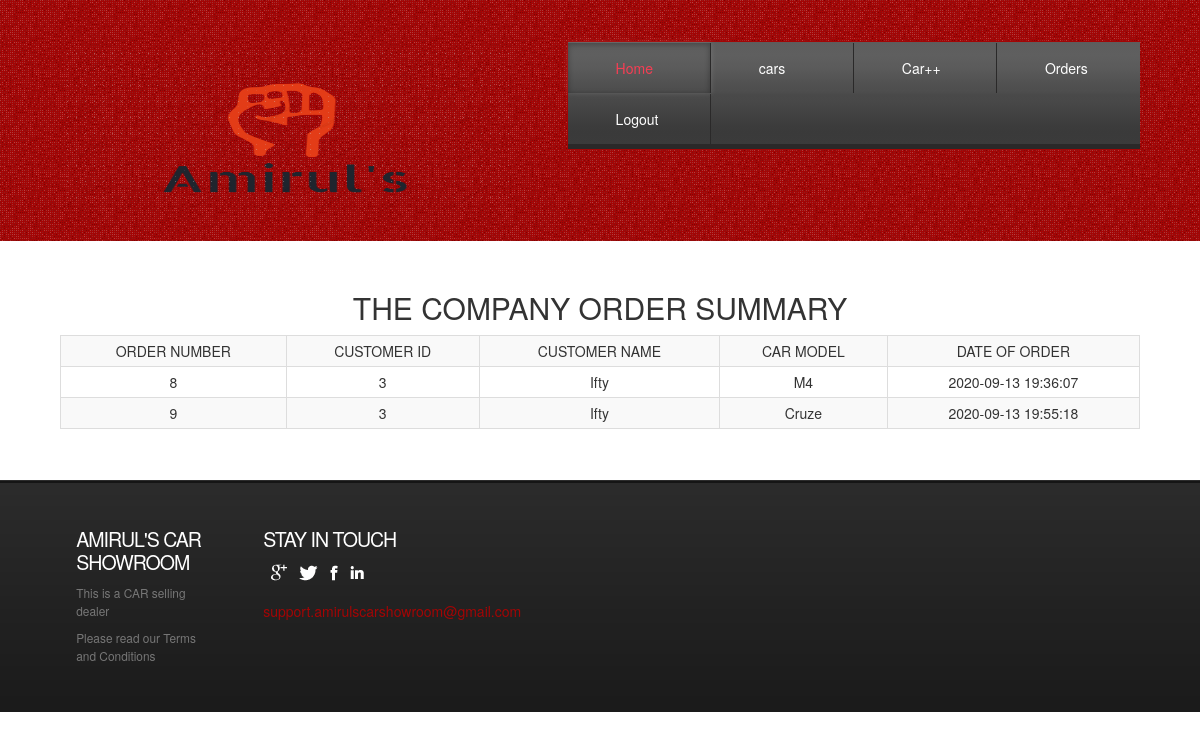
/admin/adminorders.php (signed in), run on the app's committed database.
### tables this page shows
CREATE TABLE `sale2` (
  `sale_id` int(11) NOT NULL,
  `customer_id` int(11) NOT NULL,
  `carmodel` varchar(100) NOT NULL,
  `ordertime` datetime NOT NULL
);

CREATE TABLE `customer` (
  `c_id` int(11) NOT NULL,
  `name` varchar(30) NOT NULL,
  `email` varchar(250) NOT NULL,
  `pass` varchar(250) NOT NULL,
  `phone` varchar(100) NOT NULL,
  `address` varchar(20) NOT NULL
);

CREATE TABLE `model` (
  `model` int(11) NOT NULL,
  `m_id` int(11) NOT NULL,
  `name` varchar(20) NOT NULL,
  `year` year(4) NOT NULL,
  `basic_spec` varchar(200) NOT NULL
);

### admin/adminorders.php (the view, shortened to what this page needs)
<!DOCTYPE HTML>
<html>
<head>
<link href="css/style.css" rel="stylesheet" type="text/css" media="all" />
<link rel="stylesheet" href="https://maxcdn.bootstrapcdn.com/bootstrap/3.3.7/css/bootstrap.min.css">
</head>
<body>
<div class="header">
<div class="wrap">
	<div class="header-bot">
		 <div class="logo">
			 <a href="index.html"><img src="images/logo.png" alt="" style="width:450px; height: 160px;"></a>
		 </div>
		 <div class="cart">
		    <div class="menu-main">
			   <ul class="dc_css3_menu">
					 <li class="active"><a href="admin.php">Home</a></li>
					 <li><a href="admincars.php">cars</a></li>
                     <li><a href="adminaddcar.php">Car++</a></li>
                     <li><a href="adminorders.php">Orders</a></li>
                     <li><a href="adminlogout.php">Logout</a></li>
		     	</ul>
			</div>
		</div>
	   </div>
	  </div>
</div>
<div class="header-bottom">
	<div class="wrap">
		<div class="page-not-found">
			<div class="text-center">
          <h2>THE COMPANY ORDER SUMMARY
          </h2>
        </div>
        <div class="container-fluid row">
            <div class="col-md-3"></div>
          <div class="s">
                  <table class="table table-bordered table-responsive table-striped table-hover table-condensed text-center " >
                    <tr>
                        <th class = "text-center">ORDER NUMBER</th>
                        <th class = "text-center">CUSTOMER ID</th>
                        <th class = "text-center">CUSTOMER NAME</th>
                        <th class = "text-center">CAR MODEL</th>
                        <th class = "text-center">DATE OF ORDER</th>
                       </tr>
                              <?php
                                    $db=mysqli_connect("localhost","root","","car_showroom");
                                    $getorders= mysqli_query($db, "SELECT * from sale2 ");
                                    $numrows3 =mysqli_num_rows($getorders);
                                    if($numrows3 !=0)
                                    {
                                        while($row3=mysqli_fetch_assoc($getorders))
                                        {
                                                        $dbsaleid=$row3['sale_id'];
                                                        $dbcustomerid=$row3['customer_id'];
                                                        $carnumber=$row3['carmodel'];
                                                        $date=$row3['ordertime'];
                                                $getusercarname = mysqli_query($db, "SELECT name from model where model = '".$carnumber."'");
                                                $numrows2 =mysqli_num_rows($getusercarname);
                                                if($numrows2 !=0)
                                                {
                                                    while($row2=mysqli_fetch_assoc($getusercarname))
                                                    {
                                                        $dbusercarname=$row2['name'];
                                                    }
                                                }
                                                $getusername= mysqli_query($db, "SELECT name from customer where c_id = '".$dbcustomerid."'");
                                                $numrows =mysqli_num_rows($getusername);
                                                if($numrows !=0)
                                                {
                                                    while($row=mysqli_fetch_assoc($getusername))
                                                    {
                                                        $dbusername=$row['name'];
                                                    }
                                                }
                                                            echo "<tr>" ;
                                                            echo "<td>$dbsaleid</td>";
                                                           echo "<td>$dbcustomerid</td>";
                                                           echo "<td>$dbusername</td>";
                                                            echo "<td>$dbusercarname</td>";
                                                             echo "<td>$date</td>";
                                                            echo" </tr>";
                                        }
                                    }
                            ?>
                   </table>
          </div>
            <div class="col-md-3"></div>
        </div>
		</div>
	</div>
</div>
<div class="footer">
	<div class="wrap">
	   <div class="footer-top">
				<div class="col_1_of_5 span_1_of_5">
					<div class="footer-grid twitts">
					<h3>Amirul's Car Showroom</h3>
						<div class="f_menu">
							 <ul>
						          <li>This is a CAR selling dealer</li>
						     	  <li>Please read our Terms and Conditions </li>
						     </ul>
						</div>
				   </div>
				</div>
				<div class="col_1_of_5 span_1_of_5">
					<div class="footer-grid twitts">
						<h3>Stay in touch</h3>
						<ul class="follow_icon">
							<li><a href="#" style="opacity: 1;"><img src="images/follow_icon.png" alt=""></a></li>
							<li><a href="#" style="opacity: 1;"><img src="images/follow_icon1.png" alt=""></a></li>
							<li><a href="#" style="opacity: 1;"><img src="images/follow_icon2.png" alt=""></a></li>
							<li><a href="#" style="opacity: 1;"><img src="images/follow_icon4.png" alt=""></a></li>
						</ul>
						<span>support.amirulscarshowroom@gmail.com</span>
					</div>
				</div>
		</div>
	</div>
</div>
</body>
</html>

### admin/css/style.css (style rules this page uses)
html,body,div,span,applet,object,iframe,h1,h2,h3,h4,h5,h6,p,blockquote,pre,a,abbr,acronym,address,big,cite,code,del,dfn,em,img,ins,kbd,q,s,samp,small,strike,strong,sub,sup,tt,var,b,u,i,dl,dt,dd,ol,nav ul,nav li,fieldset,form,label,legend,table,caption,tbody,tfoot,thead,tr,th,td,article,aside,canvas,details,embed,figure,figcaption,footer,header,hgroup,menu,nav,output,ruby,section,summary,time,mark,audio,video { margin:0;padding:0;border:0;font-size:100%;font:inherit;vertical-align:baseline; }
ol,ul { list-style:none;margin:0;padding:0; }
table { border-collapse:collapse;border-spacing:0; }
a { text-decoration:none; }
img { max-width:100%; }
body { font-family:'AmbleRegular'; }
.wrap { width:80%; margin:0 auto; -moz-transition:all .2s linear; -webkit-transition:all .2s linear; -o-transition:all .2s linear; -ms-transition:all .2s linear; }
.header { background:url(../images/14.png); }
.logo { text-align:center; }
.follow_icon { list-style: none; padding-bottom:10px; }
.follow_icon li { display:inline-block; margin-left:8px; }
.follow_icon li a img { vertical-align: middle; }
.header-bot { padding: 3% 0; }
.logo { float: left; margin-top:1.5%; }
.cart { float: right; width:53%; }
.menu-main { background: -moz-linear-gradient(top, #5d5d5d 0%, #5f5f5f 13%, #5b5b5b 25%, #4f4f4f 44%, #4e4e4e 48%, #494949 52%, #484848 59%, #3c3c3c 82%, #3a3a3a 89%, #3b3b3b 100%); background: -webkit-gradient(linear, left top, left bottom, color-stop(0%,#5D5D5D), color-stop(13%,#5F5F5F), color-stop(25%,#5B5B5B), color-stop(44%,#4F4F4F), color-stop(48%,#4E4E4E), color-stop(52%,#494949), color-stop(59%,#484848), color-stop(82%,#3C3C3C), color-stop(89%,#3A3A3A), color-stop(100%,#3B3B3B)); background: -webkit-linear-gradient(top, #5D5D5D 0%,#5F5F5F 13%,#5B5B5B 25%,#4F4F4F 44%,#4E4E4E 48%,#494949 52%,#484848 59%,#3C3C3C 82%,#3A3A3A 89%,#3B3B3B 100%); background: -o-linear-gradient(top, #5d5d5d 0%,#5f5f5f 13%,#5b5b5b 25%,#4f4f4f 44%,#4e4e4e 48%,#494949 52%,#484848 59%,#3c3c3c 82%,#3a3a3a 89%,#3b3b3b 100%); background: -ms-linear-gradient(top, #5d5d5d 0%,#5f5f5f 13%,#5b5b5b 25%,#4f4f4f 44%,#4e4e4e 48%,#494949 52%,#484848 59%,#3c3c3c 82%,#3a3a3a 89%,#3b3b3b 100%); background: linear-gradient(to bottom, #5D5D5D 0%,#5F5F5F 13%,#5B5B5B 25%,#4F4F4F 44%,#4E4E4E 48%,#494949 52%,#484848 59%,#3C3C3C 82%,#3A3A3A 89%,#3B3B3B 100%); filter: none; z-index:9; border-bottom: 5px solid #2a2929; position: relative; float: left; bottom: -10px; width: 100%; }
.dc_css3_menu { -webkit-border-radius: 5px; -moz-border-radius: 5px; border-radius: 5px; }
.dc_css3_menu li { position: relative; list-style: none; float: left; display: block; width:25%; }
.dc_css3_menu li a { display: block; color: #FFF; padding:15px 57.4px; margin-top: 1px; text-decoration: none; border-right: 1px solid #2A2929; font-size: 1em; -webkit-transition: all .9s; -moz-transition: all .9s; -o-transition: all .9s; -ms-transition: all .9s; transition: all .9s; }
.dc_css3_menu li:nth-child(4) a { border-right:none; }
.dc_css3_menu li.active a, .dc_css3_menu li a:hover { box-shadow: inset 0px 1px 5px 1px rgba(0, 0, 0, 0.23), 0px 0px 5px 1px rgba(255, 255, 255, 0.1); color:#F53E54; }
.footer { background:url(../images/footer_bg.gif); }
.col_1_of_5 { display: block; float:left; margin: 1% 0 1% 1.6%; }
.col_1_of_5:first-child { margin-left: 0; }
.span_1_of_5 { width: 15.72%; padding:1.5%; }
.span_1_of_5 h3 { color:#C94848; margin-bottom: .5em; font-size:1.5em; line-height: 1.2; font-weight : normal; margin-top: 0px; letter-spacing: -1px; }
.footer-grid h3 { color: #FFF; font-size: 1.4em; text-transform: uppercase; }
.twitts span { display: block; color:#a30505; -webkit-transition: all 0.3s ease-out; -moz-transition: all 0.3s ease-out; -ms-transition: all 0.3s ease-out; -o-transition: all 0.3s ease-out; transition: all 0.3s ease-out; }
.f_menu li { color: #777; line-height: 1.5em; display: block; padding:0 0 10px; font-size: 0.85em; -moz-transition: all 0.2s linear; -webkit-transition: all 0.2s linear; -o-transition: all 0.2s linear; -ms-transition: all 0.2s linear; }
.footer-top { padding-top: 20px; }
.page-not-found { padding: 30px 0; }
@media (max-width:1366px) { .wrap { width:90%; } }
@media (max-width:1366px) { .dc_css3_menu li a { padding: 15px 52.9999px; } }
@media (max-width:1280px) { .wrap { width:90%; } }
@media (max-width:1280px) { .dc_css3_menu li a { padding:15px 47.9999px; } }

### data on the page
sale2: sale_id "8", customer "3", customer.name "Ifty", model.name "M4", ordertime "2020-09-13 19:36:07"
sale2: sale_id "9", customer "3", customer.name "Ifty", model.name "Cruze", ordertime "2020-09-13 19:55:18"
